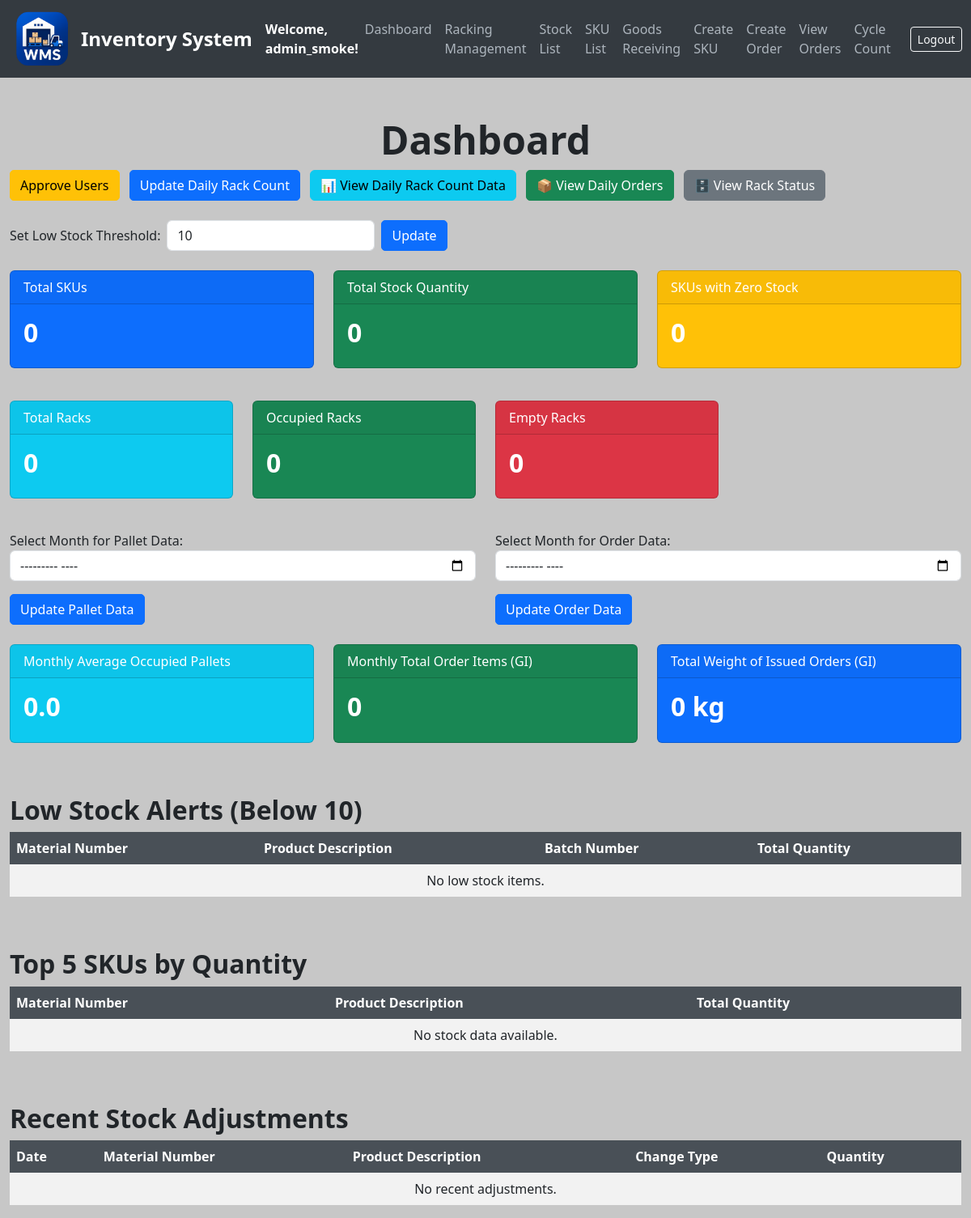
The page /dashboard (signed in) on the database as committed earlier.
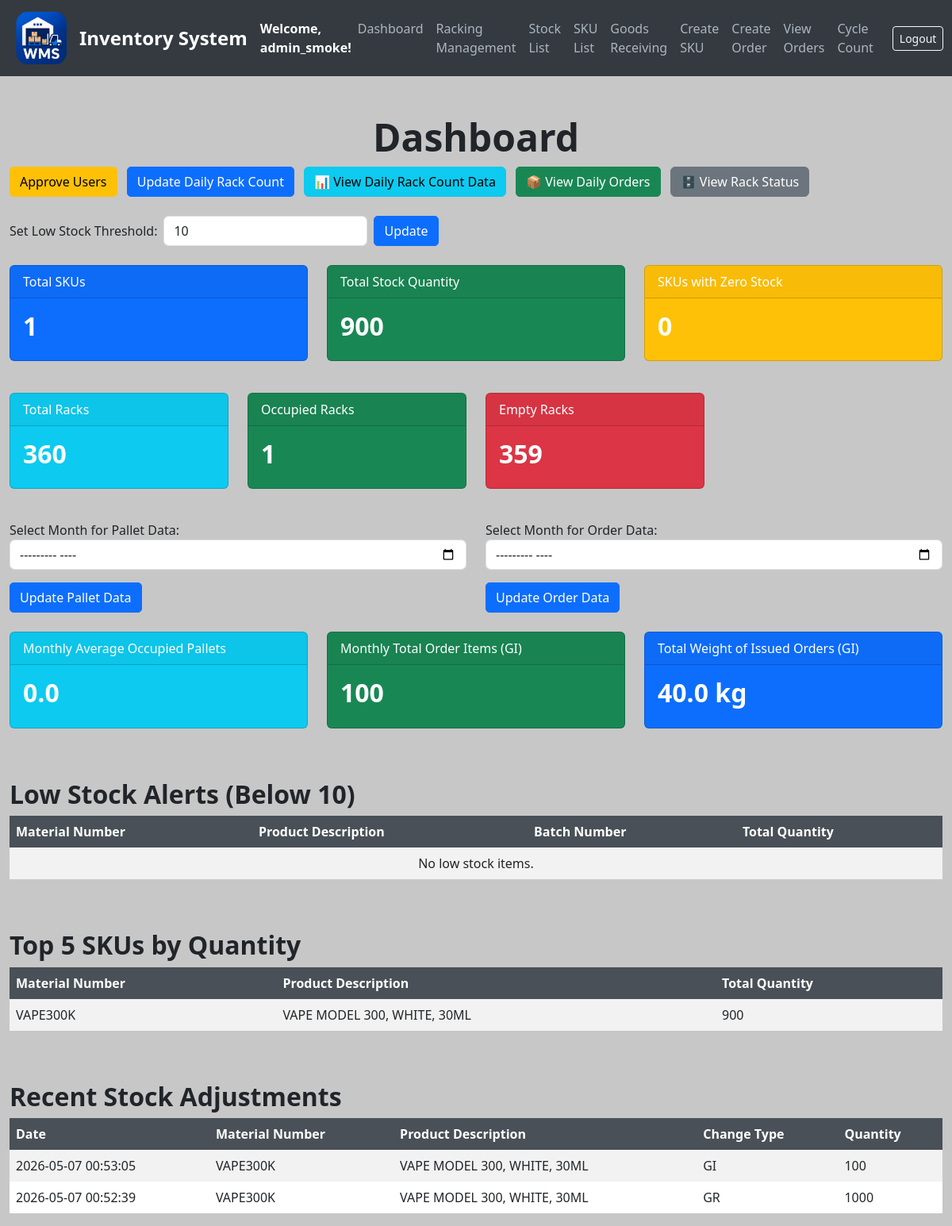
The same page on the database as committed later.
### models.py (models this page shows, shortened)
class SKU(db.Model):
    __tablename__ = 'sku_list'
    id = db.Column(db.Integer, primary_key=True)
    material_number = db.Column(db.String(50), unique=True, nullable=False)
    product_description = db.Column(db.String(200), nullable=False)
    pack_size_id = db.Column(db.Integer, db.ForeignKey('pack_sizes.id'), nullable=False)
    weight = db.Column(db.Float, nullable=False)
    pack_size = db.relationship('PackSize', backref='skus', lazy=True)  # Establish relationship

class StockHistory(db.Model):
    __tablename__ = 'stock_history'
    id = db.Column(db.Integer, primary_key=True)
    stock_id = db.Column(db.Integer, db.ForeignKey('stock.id'), nullable=False)
    stock = db.relationship('Stock', backref=db.backref('history', lazy=True))
    change_type = db.Column(db.String(50), nullable=False)  # "GR" or "GI"
    quantity = db.Column(db.Integer, nullable=False)
    username = db.Column(db.String(50), nullable=False)
    timestamp = db.Column(db.DateTime, default=get_local_time)  # Track when the change was made
    remarks = db.Column(db.String(255), nullable=True)

### app.py (the view)
@app.route('/dashboard', methods=['GET'])
@login_required
def dashboard():
    page = request.args.get('page', 1, type=int)
    per_page = 10  # Number of items per page
    total_skus = SKU.query.count()
    total_stock_quantity = db.session.query(func.sum(Stock.quantity)).scalar() or 0
    zero_stock_skus = (
        db.session.query(SKU.material_number)
        .outerjoin(Stock, SKU.id == Stock.sku_id)  # Join SKU with Stock
        .group_by(SKU.material_number)  # Group by material number
        .having(func.sum(Stock.quantity) == 0)  # Only count if total stock quantity is 0
        .count()
    )
    low_stock_threshold = request.args.get('threshold', default=10, type=int)
    low_stock_items = (
        db.session.query(
            SKU.material_number,
            SKU.product_description,
            Stock.batch_number,
            func.sum(Stock.quantity).label('total_quantity')
        )
        .join(SKU, SKU.id == Stock.sku_id)
        .group_by(SKU.material_number, SKU.product_description, Stock.batch_number)
        .having(func.sum(Stock.quantity) <= low_stock_threshold)
        .paginate(page=page, per_page=per_page, error_out=False)
    )
    top_skus = (
        db.session.query(
            SKU.material_number,
            SKU.product_description,
            func.sum(Stock.quantity).label('total_quantity')
        )
        .join(SKU, SKU.id == Stock.sku_id)
        .group_by(SKU.material_number, SKU.product_description)
        .order_by(func.sum(Stock.quantity).desc())
        .limit(5)
        .all()
    )
    recent_adjustments = StockHistory.query.order_by(StockHistory.timestamp.desc()).limit(5).all()
    total_racks = Racking.query.count()
    occupied_racks = db.session.query(Stock.racking_number) \
        .filter(Stock.quantity > 0) \
        .distinct() \
        .count()
    stock_with_capacity = (
        db.session.query(
            Stock.racking_number,
            func.sum(Stock.quantity).label('current_quantity'),
            PackSize.max_capacity
        )
        .join(SKU, SKU.id == Stock.sku_id)
        .join(PackSize, PackSize.id == SKU.pack_size_id)
        .group_by(Stock.racking_number, PackSize.max_capacity)
        .all()
    )
    utilization_percentages = []
    for stock in stock_with_capacity:
        if stock.max_capacity > 0:
            utilization_percentage = (stock.current_quantity / stock.max_capacity) * 100
            utilization_percentages.append(utilization_percentage)
    average_utilization_percentage = sum(utilization_percentages) / len(utilization_percentages) if utilization_percentages else 0
    selected_month_pallets_str = request.args.get('month_pallets', default=None)
    selected_month_orders_str = request.args.get('month_orders', default=None)
    if selected_month_pallets_str:
        try:
            selected_month_pallets = datetime.strptime(selected_month_pallets_str, '%Y-%m')
        except ValueError:
            selected_month_pallets = datetime.now()
    else:
        selected_month_pallets = datetime.now()
    if selected_month_orders_str:
        try:
            selected_month_orders = datetime.strptime(selected_month_orders_str, '%Y-%m')
        except ValueError:
            selected_month_orders = datetime.now()
    else:
        selected_month_orders = datetime.now()
    from datetime import timedelta
    import pytz
    days_in_month = monthrange(selected_month_pallets.year, selected_month_pallets.month)[1]
    today = datetime.now(pytz.timezone('Asia/Kuala_Lumpur')).date()
    daily_rack_counts_query = (
        db.session.query(DailyRackCount)
        .filter(extract('month', DailyRackCount.date) == selected_month_pallets.month)
        .filter(extract('year', DailyRackCount.date) == selected_month_pallets.year)
        .order_by(DailyRackCount.date.asc())
        .all()
    )
    existing_data = {}
    for record in daily_rack_counts_query:
        existing_data[record.date] = record.occupied_racks
    complete_records = []
    first_day = datetime(selected_month_pallets.year, selected_month_pallets.month, 1).date()
    last_day = datetime(selected_month_pallets.year, selected_month_pallets.month, days_in_month).date()
    if last_day > today:
        last_day = today
    current_date = first_day
    previous_value = None
    while current_date <= last_day:
        if current_date in existing_data:
            complete_records.append(existing_data[current_date])
            previous_value = existing_data[current_date]
        else:
            if previous_value is not None:
                complete_records.append(previous_value)
        current_date += timedelta(days=1)
    if complete_records:
        monthly_total_occupied = sum(complete_records)
        monthly_average_occupied_pallets = monthly_total_occupied / days_in_month
    else:
        monthly_total_occupied = 0
        monthly_average_occupied_pallets = 0
    monthly_total_order_items = (
        db.session.query(func.sum(OrderItem.quantity))
        .join(Order)
        .filter(extract('month', Order.created_at) == selected_month_orders.month)
        .filter(extract('year', Order.created_at) == selected_month_orders.year)
        .filter(Order.status != 'cancelled')
        .scalar() or 0
    )
    monthly_order_weight = (
        db.session.query(func.sum(OrderItem.quantity * SKU.weight))
        .join(Order)
        .join(SKU, SKU.id == OrderItem.sku_id)
        .filter(extract('month', Order.created_at) == selected_month_orders.month)
        .filter(extract('year', Order.created_at) == selected_month_orders.year)
        .filter(Order.status != 'cancelled')
        .scalar() or 0
    )
    return render_template(
        'dashboard.html',
        total_skus=total_skus,
        total_stock_quantity=total_stock_quantity,
        zero_stock_skus=zero_stock_skus,
        low_stock_items=low_stock_items,
        low_stock_threshold=low_stock_threshold,
        top_skus=top_skus,
        recent_adjustments=recent_adjustments,
        total_racks=total_racks,
        occupied_racks=occupied_racks,
        empty_racks=total_racks - occupied_racks,
        utilization_percentage=average_utilization_percentage,
        monthly_average_occupied_pallets=monthly_average_occupied_pallets,
        monthly_total_order_items=monthly_total_order_items,
        monthly_order_weight=monthly_order_weight,
        selected_month_pallets=selected_month_pallets_str,
        selected_month_orders=selected_month_orders_str
    )

### app.py (called while the page is built)
@login_manager.user_loader
def load_user(user_id):
    return db.session.get(User, int(user_id))

### templates/dashboard.html (shortened to what the changed rows need)
{% extends "base.html" %}
{% block content %}
<div class="container mt-5">
    <h1 class="text-center">Dashboard</h1>
    <div class="row mt-4">
        <div class="col-md-4">
            <div class="card text-white bg-primary mb-3">
                <div class="card-body">
                    <h2 class="card-title">{{ total_skus }}</h2>
                </div>
            </div>
        </div>
        <div class="col-md-4">
            <div class="card text-white bg-success mb-3">
                <div class="card-body">
                    <h2 class="card-title">{{ total_stock_quantity }}</h2>
                </div>
            </div>
        </div>
        <div class="col-md-4">
            <div class="card text-white bg-warning mb-3">
                <div class="card-body">
                    <h2 class="card-title">{{ zero_stock_skus }}</h2>
                </div>
            </div>
        </div>
    </div>
    <div class="row mt-4">
        <div class="col-md-3">
            <div class="card text-white bg-info mb-3">
                <div class="card-body">
                    <h2 class="card-title">{{ total_racks }}</h2>
                </div>
            </div>
        </div>
        <div class="col-md-3">
            <div class="card text-white bg-success mb-3">
                <div class="card-body">
                    <h2 class="card-title">{{ occupied_racks }}</h2>
                </div>
            </div>
        </div>
        <div class="col-md-3">
            <div class="card text-white bg-danger mb-3">
                <div class="card-body">
                    <h2 class="card-title">{{ empty_racks }}</h2>
                </div>
            </div>
        </div>
    </div>
<div class="row mt-4">
    <div class="col-md-4">
        <div class="card text-white bg-info mb-3">
            <div class="card-body">
                <h2 class="card-title">{{ monthly_average_occupied_pallets|default(0)|round(2) }}</h2>
            </div>
        </div>
    </div>
    <div class="col-md-4">
        <div class="card text-white bg-success mb-3">
            <div class="card-body">
                <h2 class="card-title">{{ monthly_total_order_items }}</h2>
            </div>
        </div>
    </div>
    <div class="col-md-4">
        <div class="card text-white bg-primary mb-3">
            <div class="card-body">
                <h2 class="card-title">{{ monthly_order_weight|default(0)|round(2) }} kg</h2>
            </div>
        </div>
    </div>
</div>
<h2 class="mt-5">Low Stock Alerts (Below {{ low_stock_threshold }})</h2>
<div class="table-responsive">
    <table class="table table-borderless table-striped align-middle">
        <thead class="table-dark">
            <tr>
                <th>Material Number</th>
                <th>Product Description</th>
                <th>Batch Number</th>
                <th>Total Quantity</th>
            </tr>
        </thead>
    </table>
</div>
    <h2 class="mt-5">Top 5 SKUs by Quantity</h2>
    <div class="table-responsive">
        <table class="table table-borderless table-striped align-middle">
            <thead class="table-dark">
                <tr>
                    <th>Material Number</th>
                    <th>Product Description</th>
                    <th>Total Quantity</th>
                </tr>
            </thead>
            <tbody>
                {% for stock in top_skus %}
                <tr>
                    <td>{{ stock.material_number }}</td>
                    <td>{{ stock.product_description }}</td>
                    <td>{{ stock.total_quantity }}</td>
                </tr>
                {% else %}
                <tr>
                    <td colspan="3" class="text-center">No stock data available.</td>
                </tr>
                {% endfor %}
            </tbody>
        </table>
    </div>
    <h2 class="mt-5">Recent Stock Adjustments</h2>
    <div class="table-responsive">
        <table class="table table-borderless table-striped align-middle">
            <thead class="table-dark">
                <tr>
                    <th>Date</th>
                    <th>Material Number</th>
                    <th>Product Description</th>
                    <th>Change Type</th>
                    <th>Quantity</th>
                </tr>
            </thead>
            <tbody>
                {% for adjustment in recent_adjustments %}
                <tr>
                    <td>{{ adjustment.timestamp.strftime('%Y-%m-%d %H:%M:%S') }}</td>
                    <td>{{ adjustment.stock.sku.material_number }}</td>
                    <td>{{ adjustment.stock.sku.product_description }}</td>
                    <td>{{ adjustment.change_type }}</td>
                    <td>{{ adjustment.quantity }}</td>
                </tr>
                {% else %}
                <tr>
                    <td colspan="5" class="text-center">No recent adjustments.</td>
                </tr>
                {% endfor %}
            </tbody>
        </table>
    </div>
</div>
{% endblock %}

Rows that differ between the two databases and show on the page:
added SKU: material_number "VAPE300K", product_description "VAPE MODEL 300, WHITE, 30ML", total_quantity "900"
added StockHistory: timestamp "2026-05-07 00:53:05", stock.sku.material_number "VAPE300K", stock.sku.product_description "VAPE MODEL 300, WHITE, 30ML", change_type "GI", quantity "100"
added StockHistory: timestamp "2026-05-07 00:52:39", stock.sku.material_number "VAPE300K", stock.sku.product_description "VAPE MODEL 300, WHITE, 30ML", change_type "GR", quantity "1000"
Other text that changed with them:
{{ total_skus }}: "0" → "1"
{{ total_stock_quantity }}: "0" → "900"
{{ total_racks }}: "0" → "360"
{{ occupied_racks }}: "0" → "1"
{{ empty_racks }}: "0" → "359"
{{ monthly_total_order_items }}: "0" → "100"
{{ monthly_order_weight|default(0)|round(2) }}: "0" → "40.0"
text no longer shown: "No stock data available. No recent adjustments."
